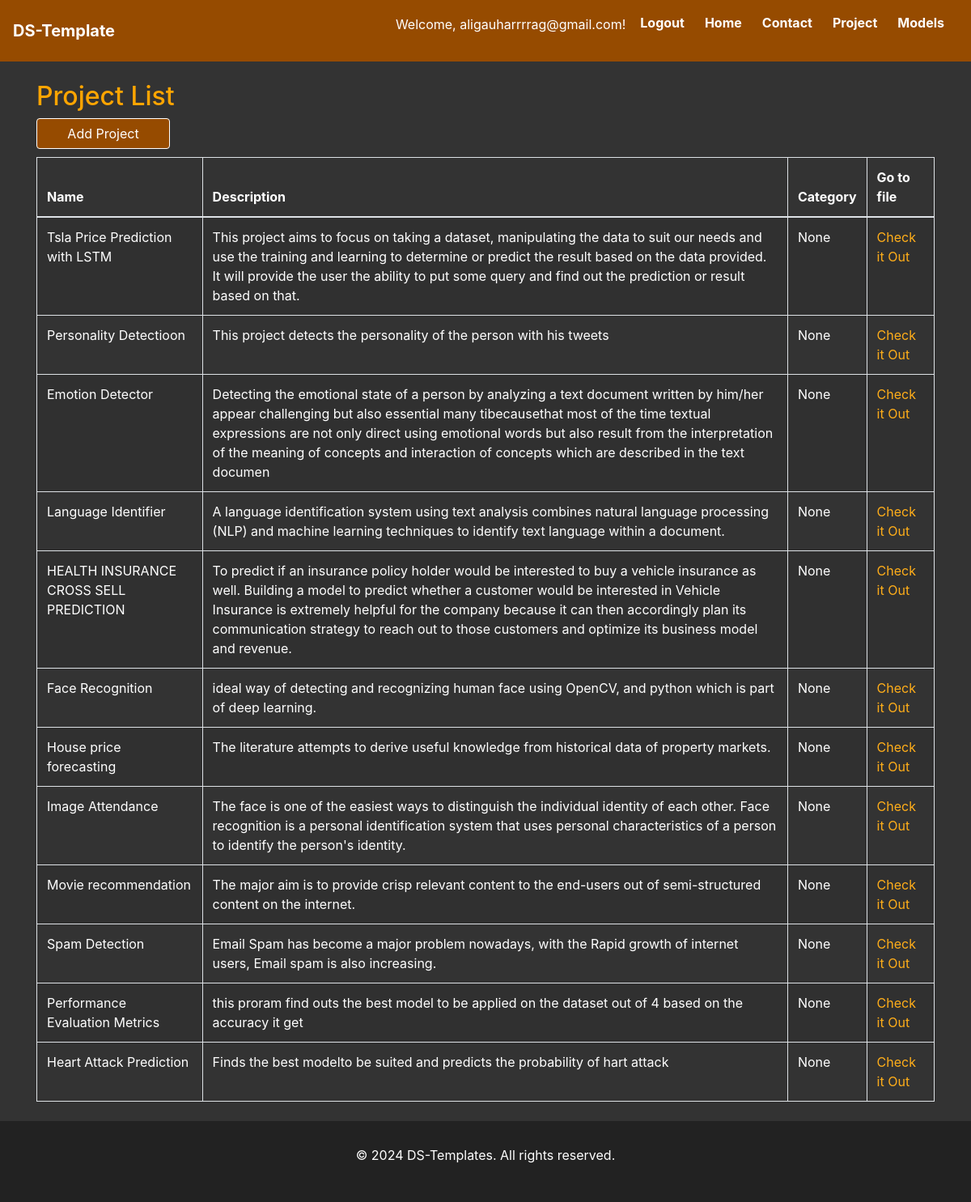
The page /project.html (signed in) on the database its author committed.
### app.py (models this page shows)
class Project(db.Model):
    id = db.Column(db.Integer, primary_key=True)
    Name = db.Column(db.String(50), nullable=False)
    Discription = db.Column(db.String(120), nullable=False)
    Category = db.Column(db.String(50), nullable=True)
    Go_to_File = db.Column(db.String(100), nullable=False)
    def to_dict(self):
        return {
            'id': self.id,
            'Name': self.Name,
            'Discription': self.Discription,
            'Category': self.Category,
            'Go_to_File': self.Go_to_File,
        }

### app.py (the view)
@app.route('/project.html')
def project():
    products = read_project_file()
    return render_template('project.html', products=products)

### app.py (called while the page is built)
def read_project_file():
    data = Project.query.all()
    if data:
        return [item.to_dict() for item in data]
    else:
        return []

### templates/project.html
{% extends "tamplet.html" %}
{% block cssfiles %}
<link rel="stylesheet" href="../static/css/project.css">
{% endblock %}
{% block pageContent %}
  <div class="container mt-4">
    {% if 'email' in session %}
    <h2>Project List</h2>
    <a style="text-decoration: none; color: white !important;" href="{{ url_for('add_model') }}"><button style="margin-bottom: 10px; max-width: 165px; text-decoration: none;"  type="submit" class="btn btn-primary btn-block">Add Project</button></a>
    {%else%}
    <h2>Project List (Login to Make your contribution)</h2>
    {% endif %}
    <div class="cnx">
      <table class="table table-bordered table-striped">
        <thead>
          <tr>
            <th>Name</th>
            <th>Description</th>
            <th>Category</th>
            <th>Go to file</th>
          </tr>
        </thead>
        <tbody>
          {% for product in products %}
          <tr>
            <td>{{ product.Name }}</td>
            <td>{{ product.Discription }}</td>
            <td>{{ product.Category }}</td>
            <td><a href="{{ product.Go_to_File }}" target="_blank"> Check it Out</a> </td>
          </tr>
          {% endfor %}
        </tbody>
      </table>
    </div>
  </div>
  {% endblock %}

### static/css/mainpage.css (style rules this page uses)
body { background-color: #333; color: #fff; }
.container a { color:#fff0 !important; }

### static/css/project.css (style rules this page uses)
body { background-color: #333; color: #fff; }
table { color: white !important; }
h2 { color: #FFA500 !important; }
td a { color: #ffae1a; }
table.table.table-bordered.table-striped a { color: #ffae1a !important; }
.btn-primary { color: #fff; background-color: #964B00; border-color: #ffffff; box-shadow: none; }
button.btn.btn-primary.btn-block { color: #fff; background-color: #964B00; border-color: #ffffff; box-shadow: none; }

### rows shown on the page
Project: Name "Tsla Price Prediction with LSTM", Discription "This project aims to focus on taking a dataset, manipulating the data to suit our needs and use the training and learning to determine or predict the result based on the data provided. It will provide the user the ability to put some query and find out the prediction or result based on that.", Category "None"
Project: Name "Personality Detectioon", Discription "This project detects the personality of the person with his tweets", Category "None"
Project: Name "Emotion Detector", Discription "Detecting the emotional state of a person by analyzing a text document written by him/her appear challenging but also essential many tibecausethat most of the time textual expressions are not only direct using emotional words but also result from the interpretation of the meaning of concepts and interaction of concepts which are described in the text documen", Category "None"
Project: Name "Language Identifier", Discription "A language identification system using text analysis combines natural language processing (NLP) and machine learning techniques to identify text language within a document.", Category "None"
Project: Name "HEALTH INSURANCE CROSS SELL PREDICTION", Discription "To predict if an insurance policy holder would be interested to buy a vehicle insurance as well. Building a model to predict whether a customer would be interested in Vehicle Insurance is extremely helpful for the company because it can then accordingly plan its communication strategy to reach out to those customers and optimize its business model and revenue.", Category "None"
Project: Name "Face Recognition", Discription "ideal way of detecting and recognizing human face using OpenCV, and python which is part of deep learning.", Category "None"
Project: Name "House price forecasting", Discription "The literature attempts to derive useful knowledge from historical data of property markets.", Category "None"
Project: Name "Image Attendance", Discription "The face is one of the easiest ways to distinguish the individual identity of each other. Face recognition is a personal identification system that uses personal characteristics of a person to identify the person's identity.", Category "None"
Project: Name "Movie recommendation", Discription "The major aim is to provide crisp relevant content to the end-users out of semi-structured content on the internet.", Category "None"
Project: Name "Spam Detection", Discription "Email Spam has become a major problem nowadays, with the Rapid growth of internet users, Email spam is also increasing.", Category "None"
Project: Name "Performance Evaluation Metrics", Discription "this proram find outs the best model to be applied on the dataset out of 4 based on the accuracy it get", Category "None"
Project: Name "Heart Attack Prediction", Discription "Finds the best modelto be suited and predicts the probability of hart attack", Category "None"

### other values the page prints
{{ session['email'] }} "aligauharrrrag@gmail.com"
